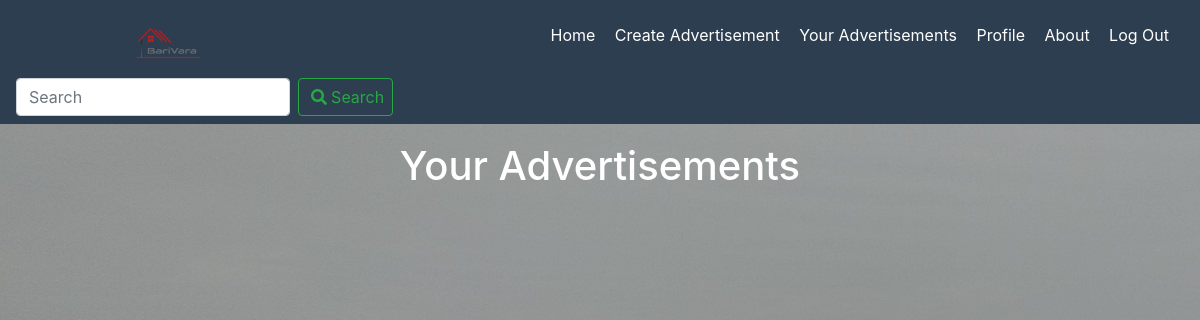
Page /BariVara/your_advertisements (signed in) on the earlier database version.
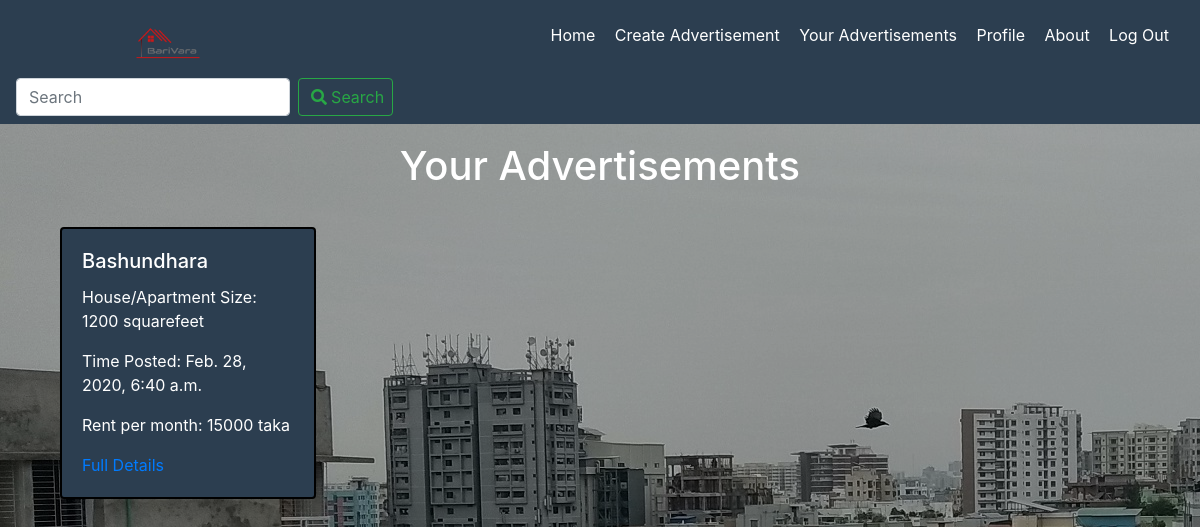
Same page on the later database version.
### BariVara/models.py (models this page shows, shortened)
class advertisements(models.Model):
    place=models.CharField(max_length=30)
    address=models.CharField(max_length=50)
    bedroom=models.PositiveSmallIntegerField()
    bathroom=models.PositiveSmallIntegerField()
    rent=models.PositiveIntegerField()
    size=models.PositiveIntegerField()
    date_posted=models.DateTimeField(default=timezone.now)
    owner= models.ForeignKey(User,on_delete=models.CASCADE)
    image = models.ImageField(default='defaulthouse.jpg',upload_to='house_pics')
    slug=models.SlugField()

### BariVara/views.py (the view)
# urls.py: path('your_advertisements',views.your_advertisements, name='your_advertisements'),
def your_advertisements(request):
    advertisement={
        'advertisements': advertisements.objects.all()
    }
    return render (request, 'BariVara/your_advertisements.html',advertisement)

### BariVara/templates/BariVara/your_advertisements.html (shortened to what this page needs)
{% extends "BariVara/Base.html"%}
{% block content %}
<div class="container">
  <h1 class="text-center"> Your Advertisements</h1>
{% for advertisement in advertisements %}
{% if advertisement.owner == user %}
  <div class="col-3">
    <div class="card" style="width: 16rem;">
      <div class="card-body">
        <h5 class="card-title">{{advertisement.place}}</h5>
        <p>House/Apartment Size: {{advertisement.size}} squarefeet</p>
        <p>Time Posted: {{advertisement.date_posted}}</p>
        <p>Rent per month: {{advertisement.rent}} taka</p>
        <a href='{% url 'advertisement_details' advertisement.id  %}' class="card-link">Full Details</a>
      </div>
    </div>
  </div>
</div>
{% endif %}
{% endfor %}
{% endblock content %}

Differences in the rows shown:
added advertisements: place "Bashundhara", size "1200", date_posted "Feb. 28, 2020, 6:40 a.m.", rent "15000"
